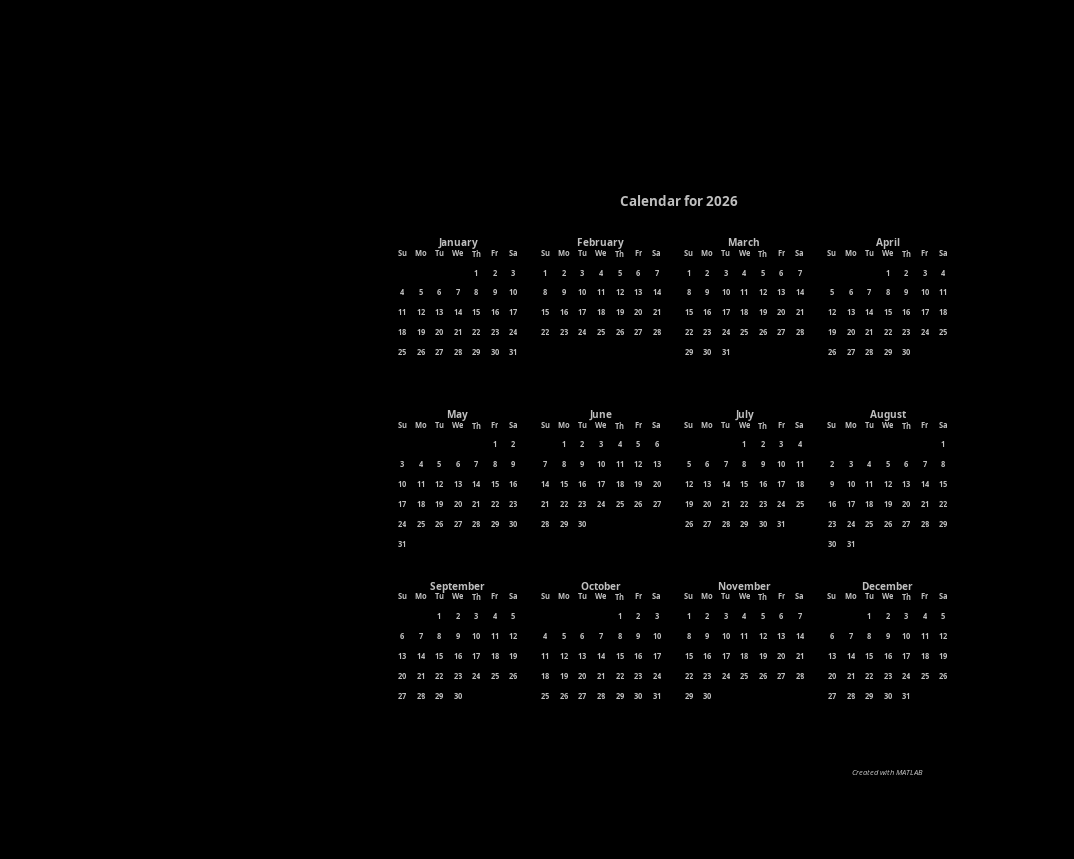

This chart was generated by the following MATLAB code: (Note: this script raises an error after producing the figure.)
function cal(varargin)

%CAL    Creates a calendar wallpaper image (.jpg) for a particular year.
%   CAL generates a JPG calendar image that can be used as a wallpaper.
%
%   CAL YEAR generates a calendar image file for the year YEAR.
%
%   CAL SIZE generates an image with size SIZE. SIZE can be one of the
%   following:
%     -small    the calendar takes up about 60% of the image
%     -medium   the calendar takes up about 80% of the image
%     -large    the calendar takes up the whole image
%
%   CAL -smooth generates a smoother image. It creates an image twice the
%   size, and resizes by half to produce an anti-aliased image.
%
%   See also calendar.

%   Jiro Doke
%   January 2004
%   jiro.doke@mathworks.com

error(nargchk(0, 3, nargin));

this_year = [];
sz = .8;
isSmooth = false;

% Process input arguments
for var = varargin
  if ischar(var{1})
    switch lower(var{1})
      case '-small'
        sz = .6;
    
      case '-medium'
        sz = .8;
      
      case '-large'
        sz = 1;
      
      case '-smooth'
        isSmooth = true;
      
      otherwise
        this_year = str2double(var{1});
        if isnan(this_year)
          error('Invalid input argument.');
        elseif fix(this_year) ~= this_year
          error('Invalid year.');
        end
    end
  else
    error('Invalid input argument.');
  end
end

if isempty(this_year)
  this_year = clock;
  this_year = this_year(1);
end

if isSmooth
  screenSize = get(0, 'ScreenSize')*2;
else
  screenSize = get(0, 'ScreenSize');
end
screenSize(1:2) = [1 1];

% The calendarSize specifies how big the calendar image is on the screen.
% The image will be centered on the screen. Make the size equal or smaller
% than the screen resolution. 
calendarSize = screenSize(3:4) * sz;

pixelsPerInch = get(0, 'ScreenPixelsPerInch');

FontFactor = calendarSize(1)/1024;

monthNameSize = 12 * FontFactor;
dayNameSize   = 9  * FontFactor;
mainTitleSize = 16 * FontFactor;

bgcolor = [0 0 0];
fgcolor = [.75 .75 .75];

month_names = {
  'January'
  'February'
  'March'
  'April'
  'May'
  'June'
  'July'
  'August'
  'September'
  'October'
  'November'
  'December'};

day_names={
  'Su'
  'Mo'
  'Tu'
  'We'
  'Th'
  'Fr'
  'Sa'};

h=figure(...
  'units'                         , 'pixels', ...
  'position'                      , screenSize, ...
  'paperunits'                    , 'inch', ...
  'papersize'                     , screenSize(3:4)/pixelsPerInch, ...
  'paperposition'                 , screenSize/pixelsPerInch, ...
  'visible'                       , 'off', ...
  'color'                         , bgcolor, ...
  'inverthardcopy'                , 'off', ...
  'defaultTextFontName'           , 'verdana', ...
  'defaultTextFontUnits'          , 'pixels', ...
  'defaultTextHorizontalAlignment', 'center', ...
  'defaultTextVerticalAlignment'  , 'top', ...
  'defaultTextFontSize'           , dayNameSize, ...
  'defaultTextFontWeight'         , 'bold', ...
  'defaultTextColor'              , fgcolor, ...
  'defaultAxesUnits'              , 'pixels', ...
  'defaultAxesFontName'           , 'Verdana', ...
  'defaultAxesFontWeight'         , 'bold', ...
  'defaultAxesFontUnits'          , 'pixels', ...
  'defaultAxesColor'              , bgcolor, ...
  'defaultAxesXTick'              , [], ...
  'defaultAxesYTick'              , [], ...
  'defaultAxesXColor'             , bgcolor, ...
  'defaultAxesYColor'             , bgcolor);

imageAdjust = [screenSize(3:4)-calendarSize 0 0]/2;
imageFactor = calendarSize([1 2 1 2]);

ax = zeros(12, 1);
for id = 1:12   % Create month

  ax(id) = axes('position', ...
    imageAdjust + imageFactor .* ...
    [(mod(id-1,4)+2)/6, (2-floor((id-1)/4))/4+1/16, 1/6-1/64, 1/4-3/64]);
  
  title(month_names{id}, 'fontsize', monthNameSize);
  
  % Create day labels
  for id2 = 1:7
    text(id2-1+.5, 7, day_names{id2}, 'fontweight', 'bold');
  end

  % Get dates from CALENDAR
  a = calendar(this_year, id);
  a = reshape(a', 1, numel(a));

  % Create dates
  for id3 = 1:length(a)
    if a(id3) ~= 0
      text(mod(id3-1,7)+.5, 6-floor((id3-1)/7), num2str(a(id3)));
    end
  end
  
end

title_h = axes('position', imageAdjust+imageFactor.*[2/6, 3/4+1/16, 4/6, 1/64]);
set(title_h, 'box', 'off');
title(sprintf('Calendar for %d', this_year), 'fontsize', mainTitleSize);

set(ax, ...
  'box'                       , 'off', ...
  'xlim'                      , [0 7], ...
  'ylim'                      , [0 7]);

axes(...
  'position'                  , imageAdjust+imageFactor.*[.5 0 .45 .05], ...
  'xlim'                      , [0 1], ...
  'ylim'                      , [0 1]);
text(1, 0                     , 'Created with MATLAB', ...
  'horizontalalignment'       , 'right', ...
  'verticalalignment'         , 'bottom', ...
  'fontweight'                , 'normal', ...
  'fontangle'                 , 'italic');

%--------------------------------------------------------------------------
% Create MATLAB membrane logo
L = 40*membrane(1,25);
logoax = axes(...
  'CameraPosition'            , [-193.4013 -265.1546  220.4819],...
  'CameraTarget'              , [26 26 10], ...
  'CameraUpVector'            , [0 0 1], ...
  'CameraViewAngle'           , 9.5, ...
  'DataAspectRatio'           , [1 1 .9],...
  'Position'                  , imageAdjust+imageFactor.*[.1 .05 .2 .2], ...
  'Visible'                   , 'off', ...
  'XLim'                      , [1 51], ...
  'YLim'                      , [1 51], ...
  'ZLim'                      , [-13 40], ...
  'parent'                    , h);

surface(L, ...
  'EdgeColor'                 , 'none', ...
  'FaceColor'                 , [0.9 0.2 0.2], ...
  'FaceLighting'              , 'phong', ...
  'AmbientStrength'           , 0.3, ...
  'DiffuseStrength'           , 0.6, ...
  'Clipping'                  , 'off',...
  'BackFaceLighting'          , 'lit', ...
  'SpecularStrength'          , 1, ...
  'SpecularColorReflectance'  , 1, ...
  'SpecularExponent'          , 7, ...
  'Tag'                       , 'TheMathWorksLogo', ...
  'parent'                    , logoax);

light(...
  'Position'                  , [40 100 20], ...
  'Style'                     , 'local', ...
  'Color'                     , [0 0.8 0.8], ...
  'parent'                    , logoax);

light(...
  'Position'                  , [.5 -1 .4], ...
  'Color'                     , [0.8 0.8 0], ...
  'parent'                    , logoax);
%--------------------------------------------------------------------------

wait_h = waitbar(0, 'Creating image...');

% Save image in the current directory
print(h, '-r0', '-djpeg100', sprintf('cal%d', this_year));

if isSmooth
  x = imread(sprintf('cal%d.jpg', this_year));
  
  % Sometimes, the image size is not an even number. This fixes it.
  matSize = size(x);
  matSize = floor(matSize/2)*2;
  x = x(1:matSize(1),1:matSize(2),:);

  x = double(x);
  xnew = uint8((...
    x(1:2:end,1:2:end,:)+x(2:2:end,1:2:end,:)+...
    x(1:2:end,2:2:end,:)+x(2:2:end,2:2:end,:)...
    )/4);

  imwrite(xnew, sprintf('cal%d.jpg', this_year), 'Quality', 100);
end

% Open image in a web browser
web(sprintf('cal%d.jpg', this_year), '-browser');

close(wait_h);
close(h);